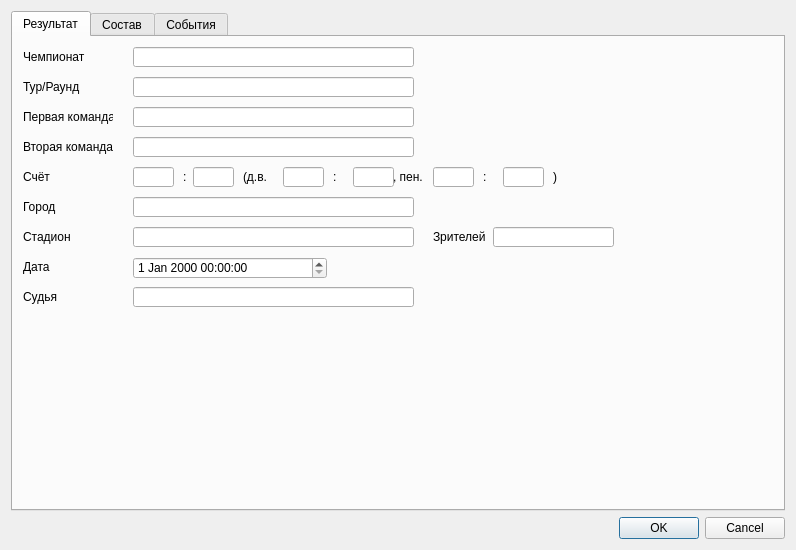
<?xml version="1.0" encoding="UTF-8"?>
<ui version="4.0">
 <class>EditReport</class>
 <widget class="QDialog" name="EditReport">
  <property name="geometry">
   <rect>
    <x>0</x>
    <y>0</y>
    <width>796</width>
    <height>550</height>
   </rect>
  </property>
  <property name="minimumSize">
   <size>
    <width>796</width>
    <height>550</height>
   </size>
  </property>
  <property name="maximumSize">
   <size>
    <width>796</width>
    <height>550</height>
   </size>
  </property>
  <property name="windowTitle">
   <string>EditReport</string>
  </property>
  <layout class="QGridLayout" name="gridLayout_2">
   <item row="0" column="0">
    <layout class="QGridLayout" name="gridLayout">
     <item row="0" column="0">
      <widget class="QTabWidget" name="tabReport">
       <property name="currentIndex">
        <number>0</number>
       </property>
       <widget class="QWidget" name="tabGeneral">
        <attribute name="title">
         <string>Результат</string>
        </attribute>
        <widget class="QLabel" name="label">
         <property name="geometry">
          <rect>
           <x>10</x>
           <y>10</y>
           <width>90</width>
           <height>20</height>
          </rect>
         </property>
         <property name="text">
          <string>Чемпионат</string>
         </property>
        </widget>
        <widget class="QLabel" name="label_3">
         <property name="geometry">
          <rect>
           <x>10</x>
           <y>100</y>
           <width>90</width>
           <height>20</height>
          </rect>
         </property>
         <property name="text">
          <string>Вторая команда</string>
         </property>
        </widget>
        <widget class="QLabel" name="label_6">
         <property name="geometry">
          <rect>
           <x>230</x>
           <y>130</y>
           <width>31</width>
           <height>20</height>
          </rect>
         </property>
         <property name="text">
          <string>(д.в.</string>
         </property>
        </widget>
        <widget class="QLabel" name="label_4">
         <property name="geometry">
          <rect>
           <x>10</x>
           <y>130</y>
           <width>90</width>
           <height>20</height>
          </rect>
         </property>
         <property name="text">
          <string>Счёт</string>
         </property>
        </widget>
        <widget class="QLineEdit" name="lineEdit_7">
         <property name="geometry">
          <rect>
           <x>340</x>
           <y>130</y>
           <width>41</width>
           <height>20</height>
          </rect>
         </property>
        </widget>
        <widget class="QLabel" name="label_10">
         <property name="geometry">
          <rect>
           <x>540</x>
           <y>130</y>
           <width>16</width>
           <height>20</height>
          </rect>
         </property>
         <property name="text">
          <string>)</string>
         </property>
        </widget>
        <widget class="QLineEdit" name="lineEdit_5">
         <property name="geometry">
          <rect>
           <x>180</x>
           <y>130</y>
           <width>41</width>
           <height>20</height>
          </rect>
         </property>
        </widget>
        <widget class="QLabel" name="label_9">
         <property name="geometry">
          <rect>
           <x>470</x>
           <y>130</y>
           <width>16</width>
           <height>20</height>
          </rect>
         </property>
         <property name="text">
          <string>:</string>
         </property>
        </widget>
        <widget class="QLabel" name="label_5">
         <property name="geometry">
          <rect>
           <x>170</x>
           <y>130</y>
           <width>16</width>
           <height>20</height>
          </rect>
         </property>
         <property name="text">
          <string>:</string>
         </property>
        </widget>
        <widget class="QLineEdit" name="lineEdit_12">
         <property name="geometry">
          <rect>
           <x>120</x>
           <y>40</y>
           <width>281</width>
           <height>20</height>
          </rect>
         </property>
        </widget>
        <widget class="QLineEdit" name="lineEdit_8">
         <property name="geometry">
          <rect>
           <x>420</x>
           <y>130</y>
           <width>41</width>
           <height>20</height>
          </rect>
         </property>
        </widget>
        <widget class="QLineEdit" name="lineEdit">
         <property name="geometry">
          <rect>
           <x>120</x>
           <y>10</y>
           <width>281</width>
           <height>20</height>
          </rect>
         </property>
        </widget>
        <widget class="QLineEdit" name="lineEdit_2">
         <property name="geometry">
          <rect>
           <x>120</x>
           <y>70</y>
           <width>281</width>
           <height>20</height>
          </rect>
         </property>
        </widget>
        <widget class="QLabel" name="label_14">
         <property name="geometry">
          <rect>
           <x>10</x>
           <y>40</y>
           <width>61</width>
           <height>20</height>
          </rect>
         </property>
         <property name="text">
          <string>Тур/Раунд</string>
         </property>
        </widget>
        <widget class="QLabel" name="label_8">
         <property name="geometry">
          <rect>
           <x>380</x>
           <y>130</y>
           <width>31</width>
           <height>20</height>
          </rect>
         </property>
         <property name="text">
          <string>, пен.</string>
         </property>
        </widget>
        <widget class="QLineEdit" name="lineEdit_6">
         <property name="geometry">
          <rect>
           <x>270</x>
           <y>130</y>
           <width>41</width>
           <height>20</height>
          </rect>
         </property>
        </widget>
        <widget class="QLabel" name="label_2">
         <property name="geometry">
          <rect>
           <x>10</x>
           <y>70</y>
           <width>90</width>
           <height>20</height>
          </rect>
         </property>
         <property name="text">
          <string>Первая команда</string>
         </property>
        </widget>
        <widget class="QLabel" name="label_7">
         <property name="geometry">
          <rect>
           <x>320</x>
           <y>130</y>
           <width>16</width>
           <height>20</height>
          </rect>
         </property>
         <property name="text">
          <string>:</string>
         </property>
        </widget>
        <widget class="QLineEdit" name="lineEdit_3">
         <property name="geometry">
          <rect>
           <x>120</x>
           <y>100</y>
           <width>281</width>
           <height>20</height>
          </rect>
         </property>
        </widget>
        <widget class="QLineEdit" name="lineEdit_4">
         <property name="geometry">
          <rect>
           <x>120</x>
           <y>130</y>
           <width>41</width>
           <height>20</height>
          </rect>
         </property>
        </widget>
        <widget class="QLineEdit" name="lineEdit_9">
         <property name="geometry">
          <rect>
           <x>490</x>
           <y>130</y>
           <width>41</width>
           <height>20</height>
          </rect>
         </property>
        </widget>
        <widget class="QLabel" name="label_15">
         <property name="geometry">
          <rect>
           <x>10</x>
           <y>160</y>
           <width>90</width>
           <height>20</height>
          </rect>
         </property>
         <property name="text">
          <string>Город</string>
         </property>
        </widget>
        <widget class="QLineEdit" name="lineEdit_13">
         <property name="geometry">
          <rect>
           <x>120</x>
           <y>160</y>
           <width>281</width>
           <height>20</height>
          </rect>
         </property>
        </widget>
        <widget class="QLabel" name="label_16">
         <property name="geometry">
          <rect>
           <x>10</x>
           <y>190</y>
           <width>90</width>
           <height>20</height>
          </rect>
         </property>
         <property name="text">
          <string>Стадион</string>
         </property>
        </widget>
        <widget class="QLineEdit" name="lineEdit_14">
         <property name="geometry">
          <rect>
           <x>120</x>
           <y>190</y>
           <width>281</width>
           <height>20</height>
          </rect>
         </property>
        </widget>
        <widget class="QLabel" name="label_17">
         <property name="geometry">
          <rect>
           <x>420</x>
           <y>190</y>
           <width>90</width>
           <height>20</height>
          </rect>
         </property>
         <property name="text">
          <string>Зрителей</string>
         </property>
        </widget>
        <widget class="QLineEdit" name="lineEdit_15">
         <property name="geometry">
          <rect>
           <x>480</x>
           <y>190</y>
           <width>121</width>
           <height>20</height>
          </rect>
         </property>
        </widget>
        <widget class="QLabel" name="label_18">
         <property name="geometry">
          <rect>
           <x>10</x>
           <y>220</y>
           <width>90</width>
           <height>20</height>
          </rect>
         </property>
         <property name="text">
          <string>Дата</string>
         </property>
        </widget>
        <widget class="QDateTimeEdit" name="dateTimeEdit">
         <property name="geometry">
          <rect>
           <x>120</x>
           <y>220</y>
           <width>194</width>
           <height>22</height>
          </rect>
         </property>
        </widget>
        <widget class="QLabel" name="label_19">
         <property name="geometry">
          <rect>
           <x>10</x>
           <y>250</y>
           <width>90</width>
           <height>20</height>
          </rect>
         </property>
         <property name="text">
          <string>Судья</string>
         </property>
        </widget>
        <widget class="QLineEdit" name="lineEdit_16">
         <property name="geometry">
          <rect>
           <x>120</x>
           <y>250</y>
           <width>281</width>
           <height>20</height>
          </rect>
         </property>
        </widget>
       </widget>
       <widget class="QWidget" name="tabSquad">
        <attribute name="title">
         <string>Состав</string>
        </attribute>
        <widget class="QTableWidget" name="tableWidget_2">
         <property name="geometry">
          <rect>
           <x>390</x>
           <y>40</y>
           <width>371</width>
           <height>341</height>
          </rect>
         </property>
         <property name="rowCount">
          <number>11</number>
         </property>
         <row/>
         <row/>
         <row/>
         <row/>
         <row/>
         <row/>
         <row/>
         <row/>
         <row/>
         <row/>
         <row/>
        </widget>
        <widget class="QLabel" name="label_12">
         <property name="geometry">
          <rect>
           <x>0</x>
           <y>10</y>
           <width>761</width>
           <height>20</height>
          </rect>
         </property>
         <property name="font">
          <font>
           <pointsize>12</pointsize>
          </font>
         </property>
         <property name="text">
          <string>Стартовые составы:</string>
         </property>
         <property name="alignment">
          <set>Qt::AlignCenter</set>
         </property>
        </widget>
        <widget class="QTableWidget" name="tableWidget">
         <property name="geometry">
          <rect>
           <x>10</x>
           <y>40</y>
           <width>371</width>
           <height>341</height>
          </rect>
         </property>
         <property name="font">
          <font>
           <pointsize>9</pointsize>
          </font>
         </property>
         <property name="rowCount">
          <number>11</number>
         </property>
         <row/>
         <row/>
         <row/>
         <row/>
         <row/>
         <row/>
         <row/>
         <row/>
         <row/>
         <row/>
         <row/>
        </widget>
        <widget class="QLineEdit" name="lineEdit_10">
         <property name="geometry">
          <rect>
           <x>10</x>
           <y>420</y>
           <width>371</width>
           <height>20</height>
          </rect>
         </property>
        </widget>
        <widget class="QLineEdit" name="lineEdit_11">
         <property name="geometry">
          <rect>
           <x>390</x>
           <y>420</y>
           <width>371</width>
           <height>20</height>
          </rect>
         </property>
        </widget>
        <widget class="QLabel" name="label_11">
         <property name="geometry">
          <rect>
           <x>0</x>
           <y>390</y>
           <width>761</width>
           <height>20</height>
          </rect>
         </property>
         <property name="font">
          <font>
           <pointsize>12</pointsize>
          </font>
         </property>
         <property name="text">
          <string>Тренеры:</string>
         </property>
         <property name="alignment">
          <set>Qt::AlignCenter</set>
         </property>
        </widget>
       </widget>
       <widget class="QWidget" name="tabEvents">
        <attribute name="title">
         <string>События</string>
        </attribute>
        <widget class="QTableWidget" name="tableWidget_3">
         <property name="geometry">
          <rect>
           <x>10</x>
           <y>40</y>
           <width>751</width>
           <height>351</height>
          </rect>
         </property>
         <property name="columnCount">
          <number>5</number>
         </property>
         <column/>
         <column/>
         <column/>
         <column/>
         <column/>
        </widget>
        <widget class="QLabel" name="label_13">
         <property name="geometry">
          <rect>
           <x>10</x>
           <y>10</y>
           <width>751</width>
           <height>20</height>
          </rect>
         </property>
         <property name="font">
          <font>
           <pointsize>12</pointsize>
          </font>
         </property>
         <property name="text">
          <string>События в матче:</string>
         </property>
         <property name="alignment">
          <set>Qt::AlignCenter</set>
         </property>
        </widget>
       </widget>
      </widget>
     </item>
    </layout>
   </item>
   <item row="1" column="0">
    <widget class="QDialogButtonBox" name="buttonBox">
     <property name="orientation">
      <enum>Qt::Horizontal</enum>
     </property>
     <property name="standardButtons">
      <set>QDialogButtonBox::Cancel|QDialogButtonBox::Ok</set>
     </property>
    </widget>
   </item>
  </layout>
 </widget>
 <resources/>
 <connections>
  <connection>
   <sender>buttonBox</sender>
   <signal>accepted()</signal>
   <receiver>EditReport</receiver>
   <slot>accept()</slot>
   <hints>
    <hint type="sourcelabel">
     <x>248</x>
     <y>254</y>
    </hint>
    <hint type="destinationlabel">
     <x>157</x>
     <y>274</y>
    </hint>
   </hints>
  </connection>
  <connection>
   <sender>buttonBox</sender>
   <signal>rejected()</signal>
   <receiver>EditReport</receiver>
   <slot>reject()</slot>
   <hints>
    <hint type="sourcelabel">
     <x>316</x>
     <y>260</y>
    </hint>
    <hint type="destinationlabel">
     <x>286</x>
     <y>274</y>
    </hint>
   </hints>
  </connection>
 </connections>
</ui>
